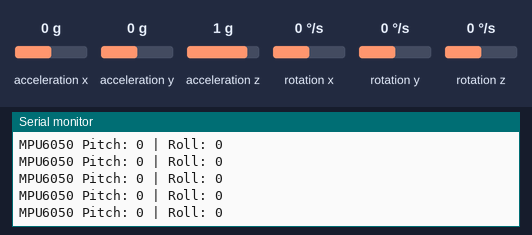
Bench run of a sketch on a simulated Arduino Uno, built with avr-gcc and run on an emulated ATmega328P. Parts: the last lines printed to the serial monitor. The inputs (shaded band) are chosen by the test bench; at power-on: acceleration x 0 g, acceleration y 0 g, acceleration z 1 g, rotation x 0 °/s, rotation y 0 °/s, rotation z 0 °/s.

Above: at 1.2 s.
1.3 s: acceleration x set to -1.4 g
At 1.8 s:
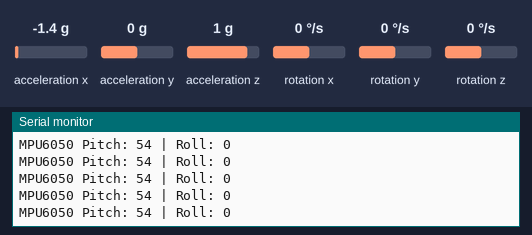
4.3 s: acceleration y set to -1.4 g
At 5.3 s:
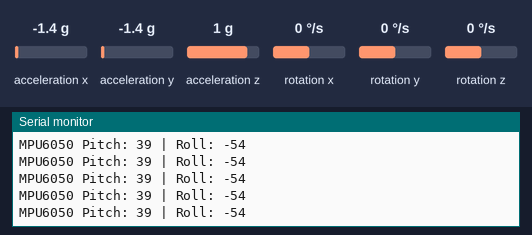
7.3 s: acceleration x set to 0 g
At 8.1 s:
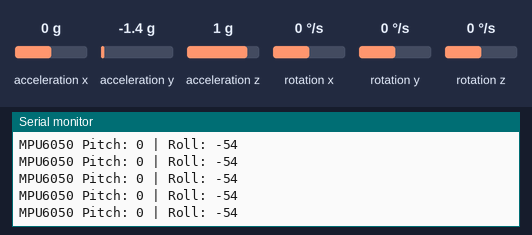
10.3 s: acceleration y set to 0 g
At 11.1 s:
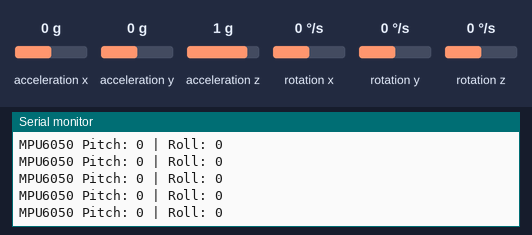
13.3 s: acceleration x set to -0.8 g
At 14.2 s:
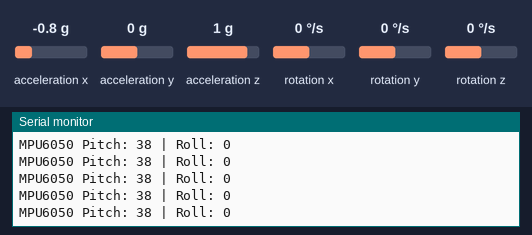
16.3 s: acceleration z set to -1.4 g
At 17.0 s:
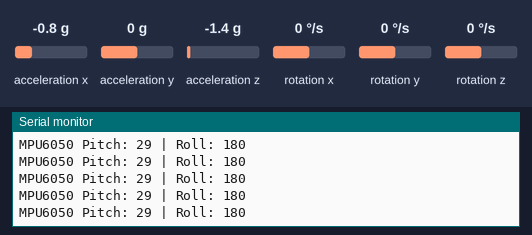
Timing chart, 0 to 19.3 s (numbered marks = the images above; inputs shaded):
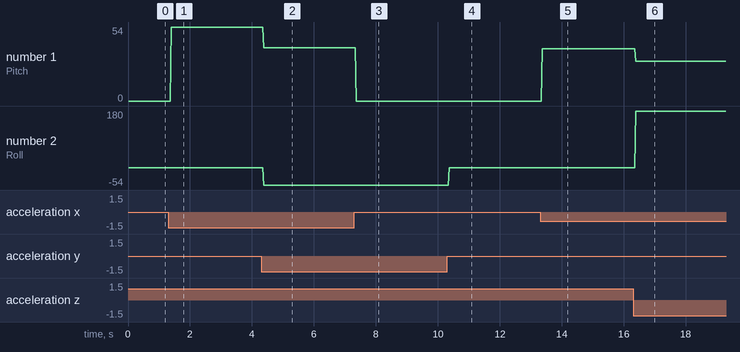

Measured:
- after the input at 1.3 s, the serial monitor: prints a new line after 0.09 s (image 1)
- after the input at 4.3 s, the serial monitor: prints a new line after 0.08 s (image 2)
- after the input at 7.3 s, the serial monitor: prints a new line after 0.07 s (image 3)
- after the input at 10.3 s, the serial monitor: prints a new line after 0.07 s (image 4)
- after the input at 13.3 s, the serial monitor: prints a new line after 0.07 s (image 5)
- after the input at 16.3 s, the serial monitor: prints a new line after 0.08 s (image 6)
- plotted number 1: 0 → 54 after the input at 1.3 s, 54 → 39 after the input at 4.3 s, 0 → 38 after the input at 13.3 s, 38 → 29 after the input at 16.3 s
- plotted number 2: 0 → -54 after the input at 4.3 s, 0 → 180 after the input at 16.3 s

The sketch:

MPU6050_Joystick_Prototip_1.ino
```cpp
#include <MPU6050.h>

MPU6050 mpu;

void setup() {
  Serial.begin(9600);

  Serial.println("Initialize MPU6050");
  while(!mpu.begin(MPU6050_SCALE_2000DPS, MPU6050_RANGE_2G))
  {
    Serial.println("Could not find a valid MPU6050 sensor, check wiring!");
    delay(500);
  }
  //while(1);
}

void loop() {
  Vector normAccel = mpu.readNormalizeAccel();

  // Calculate Pitch & Roll
  int pitch = -(atan2(normAccel.XAxis, sqrt(normAccel.YAxis*normAccel.YAxis + normAccel.ZAxis*normAccel.ZAxis))*180.0)/M_PI;
  int roll = (atan2(normAccel.YAxis, normAccel.ZAxis)*180.0)/M_PI;
  Serial.println("MPU6050 Pitch: " + String(pitch) + " | Roll: " + String(roll));
}
```
